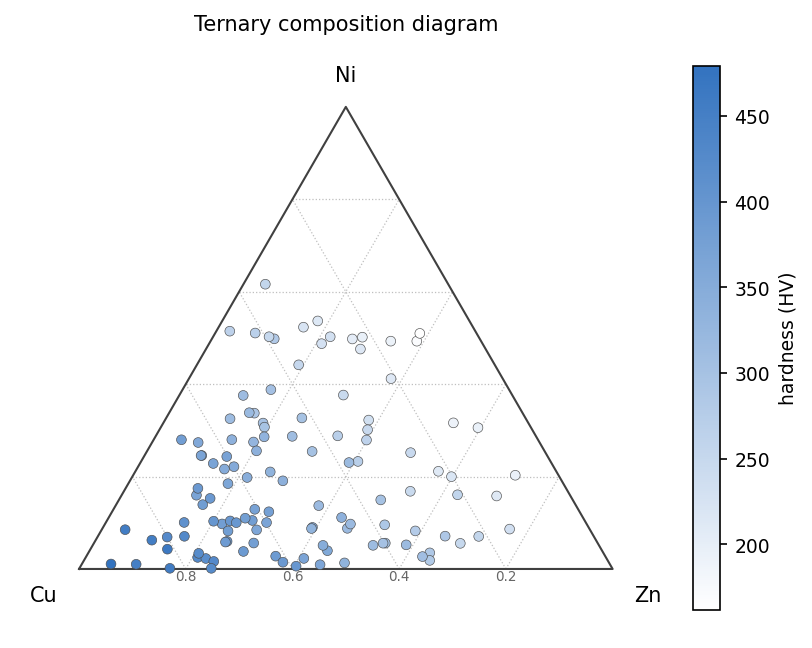

Write Python code to recreate this figure.
"""ternary_scatter: 三元相图散点（重心坐标投影，纯 matplotlib 零依赖）."""
import sys, os; sys.path.insert(0, os.path.join(os.path.dirname(os.path.abspath(__file__)), '..', '..', '_utils', 'python'))
import numpy as np
import matplotlib.pyplot as plt
from theme import apply_theme
from palette import sequential

SQRT3_2 = np.sqrt(3) / 2


def _tern2xy(a, b, c):
    """重心坐标 (a,b,c)（a+b+c=1）→ 平面坐标。顶点 A=(0,0) B=(1,0) C=(0.5,√3/2)."""
    s = a + b + c
    return (b + 0.5 * c) / s, SQRT3_2 * c / s


def make_figure(abc=None, values=None, labels=('Cu', 'Zn', 'Ni'),
                title='Ternary composition diagram'):
    apply_theme(fig_size=(5.6, 4.8))
    if abc is None:
        rng = np.random.default_rng(0)
        abc = rng.dirichlet([2.5, 1.8, 1.2], 120)         # 合成合金成分
        values = 200 + 300*abc[:, 0] - 120*abc[:, 2] + rng.normal(0, 12, 120)
    a, b, c = abc[:, 0], abc[:, 1], abc[:, 2]
    fig, ax = plt.subplots()
    # 三角形边框
    tri_x, tri_y = _tern2xy(np.array([1, 0, 0, 1]), np.array([0, 1, 0, 0]),
                            np.array([0, 0, 1, 0]))
    ax.plot(tri_x, tri_y, color='0.25', lw=1.0, zorder=3)
    # 网格线：三族等值线（每 20%），矢量化生成
    for f in np.arange(0.2, 1.0, 0.2):
        g = 1 - f
        for p0, p1 in [((f, g, 0), (f, 0, g)),            # a = f
                       ((g, f, 0), (0, f, g)),            # b = f
                       ((g, 0, f), (0, g, f))]:           # c = f
            x0, y0 = _tern2xy(*map(np.asarray, zip(p0, p1)))
            ax.plot(x0, y0, linestyle=':', color='0.75', lw=0.6, zorder=1)
        # 轴刻度标注（沿三条边）
        ax.text(*_tern2xy(f, 1-f, 0), f'{f:.1f}', fontsize=6.5,
                ha='center', va='top', color='0.4')
    # 数据点
    x, y = _tern2xy(a, b, c)
    sc = ax.scatter(x, y, c=values, cmap=sequential('blue'), s=22,
                    edgecolors='0.3', linewidths=0.3, zorder=4)
    cb = fig.colorbar(sc, ax=ax, shrink=0.8, pad=0.02)
    cb.set_label('hardness (HV)')
    # 顶点标签
    ax.text(-0.04, -0.03, labels[0], ha='right', va='top', fontsize=10)
    ax.text(1.04, -0.03, labels[1], ha='left', va='top', fontsize=10)
    ax.text(0.5, SQRT3_2 + 0.04, labels[2], ha='center', va='bottom', fontsize=10)
    ax.set_xlim(-0.12, 1.12); ax.set_ylim(-0.12, SQRT3_2 + 0.12)
    ax.set_aspect('equal'); ax.axis('off')
    ax.set_title(title)
    fig.tight_layout()
    return fig


if __name__ == '__main__':
    fig = make_figure(); fig.savefig(__file__.replace('.py', '.png'), dpi=150)
